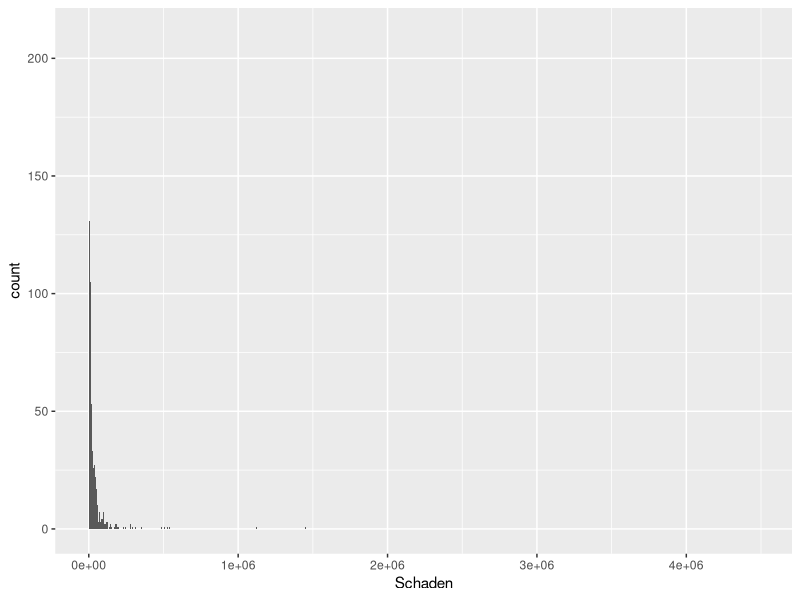
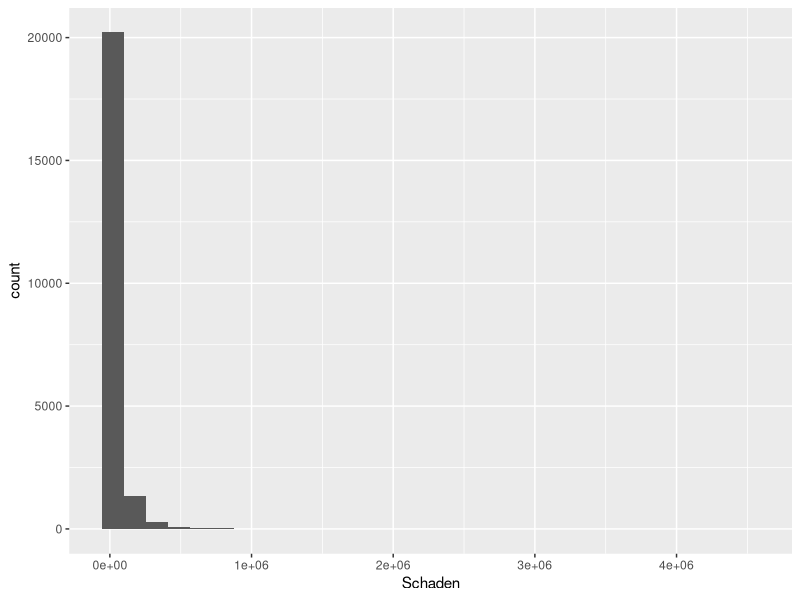
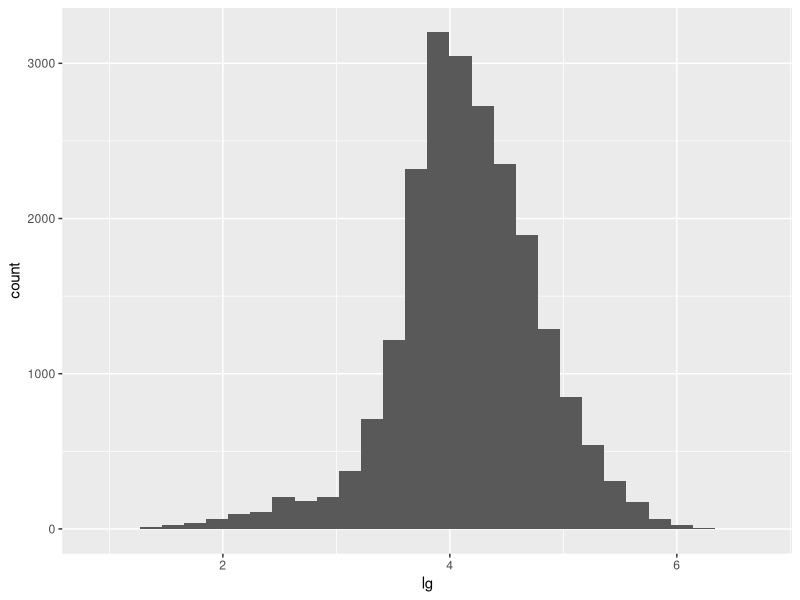
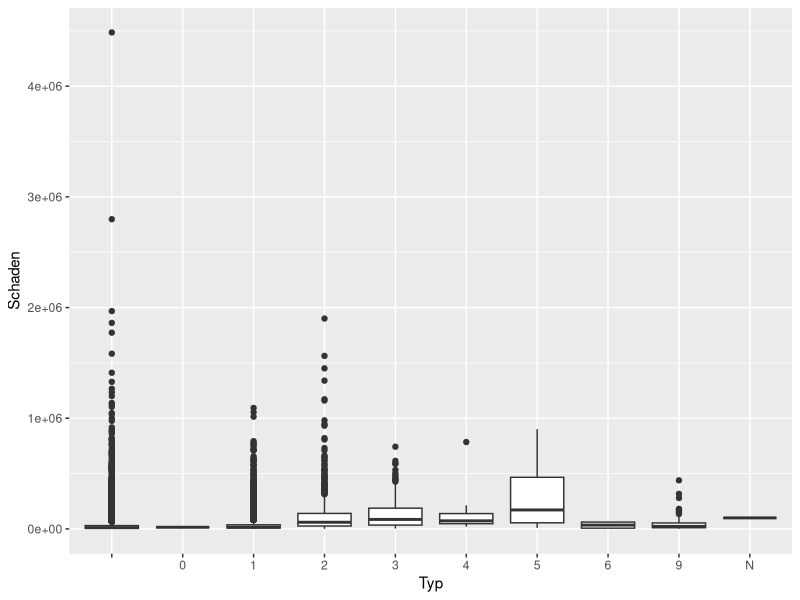

R code for these plots, in order:
#####
# a)
library(ggplot2)
data = read.csv('./Data/private-unfall-versicherung.csv', sep = ';', header = T)
nrow(data)
sqrt(nrow(data))

# b)
ggplot(data, aes(Schaden)) +
  geom_histogram(binwidth = 150)

ggplot(data, aes(Schaden)) +
  geom_histogram(boundary =100000)

# c)
data$lg <- log10(data$Schaden)
ggplot(data, aes(lg)) +
  geom_histogram()
#  geom_histogram(binwidth = 150)+
#  scale_x_log10(breaks=10)

# d)
sd(data$Schaden)
median(data$Schaden)
mean(data$Schaden)
mad(data$Schaden)

median(data$lg)
mean(data$lg)


# e)
ggplot(data,aes(Typ, Schaden))+
  geom_boxplot()



